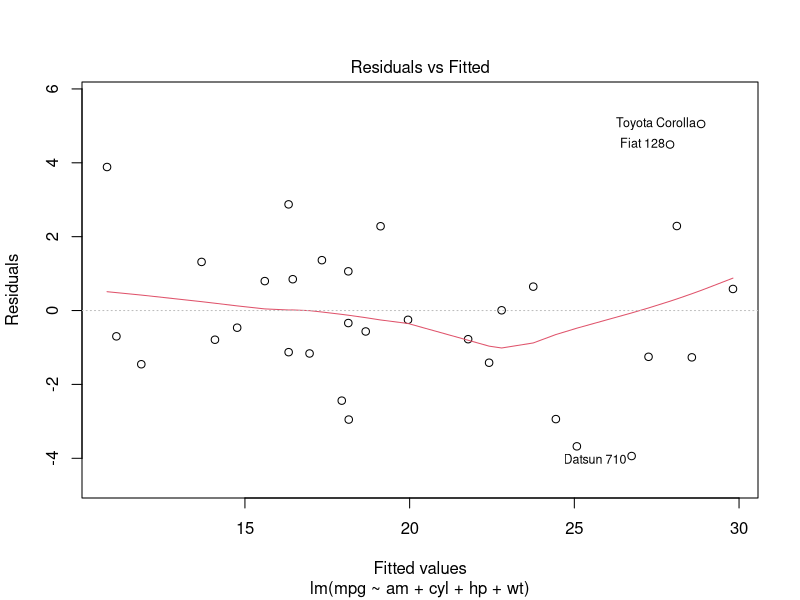
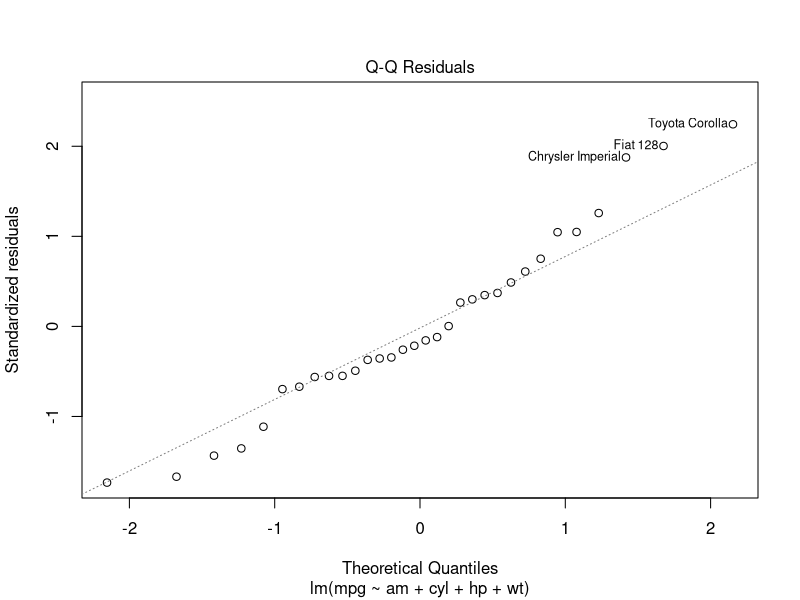
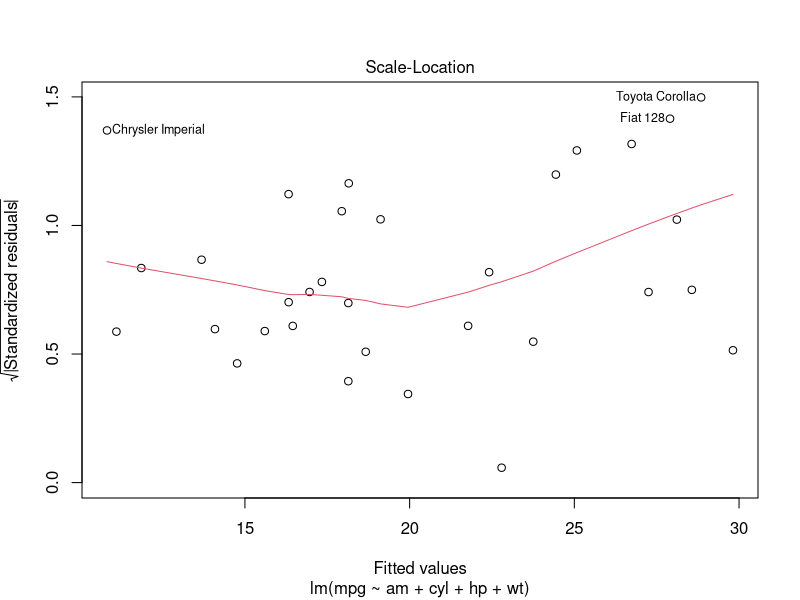
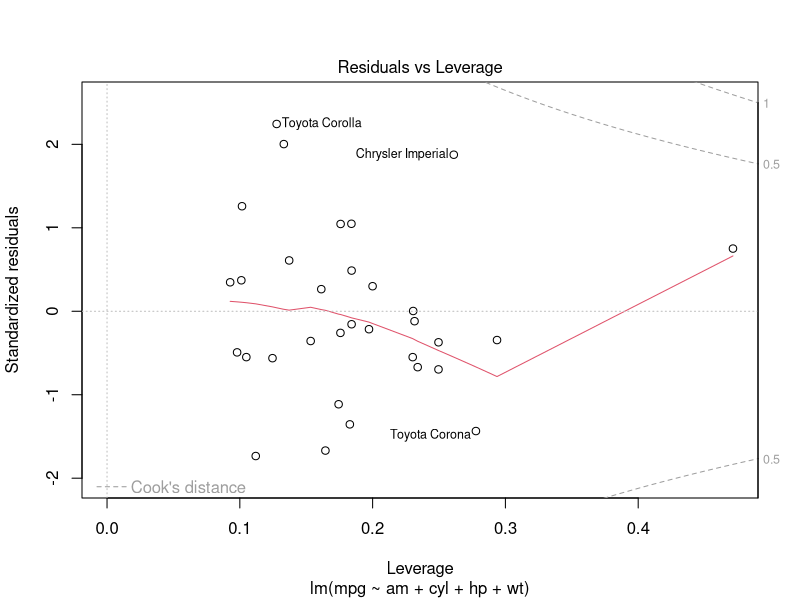

Write R code to recreate these figures, in order.
## ---- chunk 1
library(car)
data(mtcars)
head(mtcars)
str(mtcars)
## ---- chunk 2
mtcars$cyl <- as.factor(mtcars$cyl)
mtcars$am <- as.factor(mtcars$am)
mtcars$vs <- as.factor(mtcars$vs)
mtcars$gear <- as.factor(mtcars$gear)
mtcars$carb <- as.factor(mtcars$carb)
## ---- chunk 3
fitall <- lm(mpg ~ ., data = mtcars)
vif(fitall)
## ---- chunk 4
step (fitall, direction = "backward")
## ---- chunk 5
fit3 = lm(mpg ~ am + cyl + hp + wt + qsec + vs, data=mtcars)
fit2 = lm(mpg ~ am + cyl + hp + wt + vs, data=mtcars)
fit1 = lm(mpg ~ am + cyl + hp + wt, data=mtcars)
## ---- chunk 6
anova(fit3, fit2, fit1)

## ---- chunk 7
bestfit <- lm(formula = mpg ~ am + cyl + hp + wt, data = mtcars)
summary(bestfit)$coef


## ---- chunk 8
vif(bestfit)
summary(bestfit)
## ---- chunk 9
plot(bestfit)
